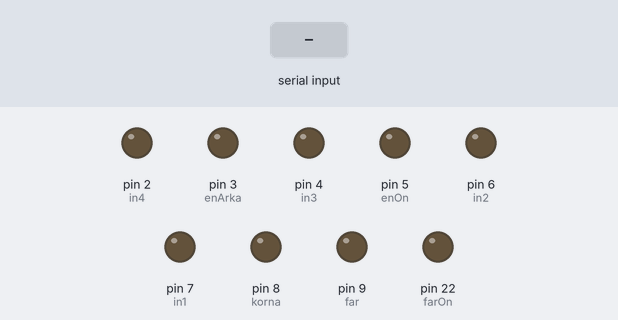
Recording of a sketch running on a simulated Arduino Mega 2560, built with avr-gcc and run on an emulated ATmega2560. On the bench: output pins drawn as LEDs (lit = HIGH). The test bench sets the inputs (shaded band). What the sketch prints to the serial monitor is not drawn.

Above: at 1.2 s.
1.3 s: "f" received over the second serial link
At 2.1 s:
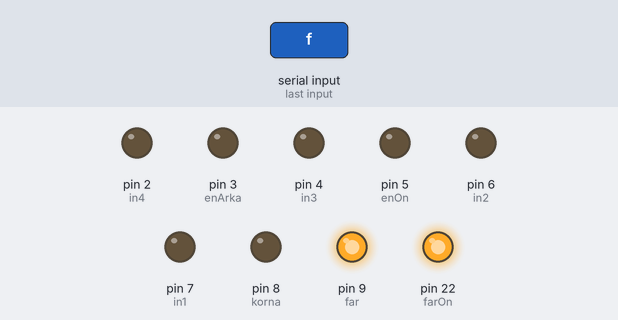
2.8 s: "h" received over the second serial link
At 3.3 s:
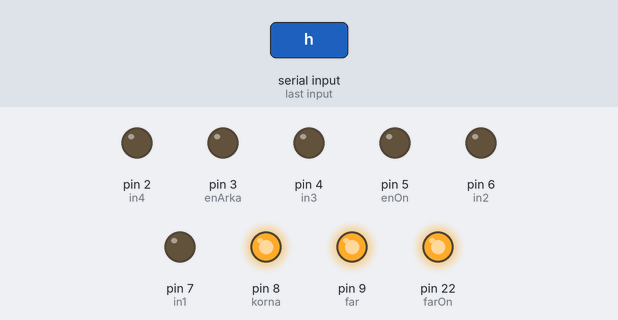
4.3 s: "g" received over the second serial link
At 5.5 s:
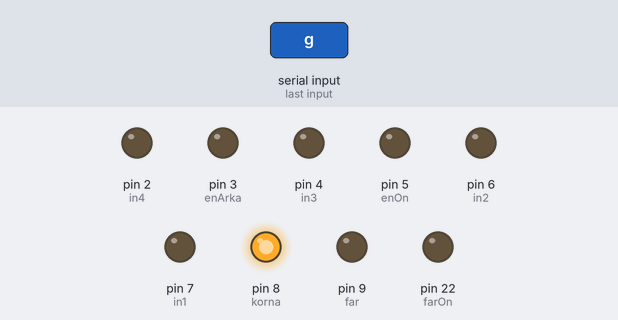
5.8 s: "9" received over the second serial link
At 6.8 s:
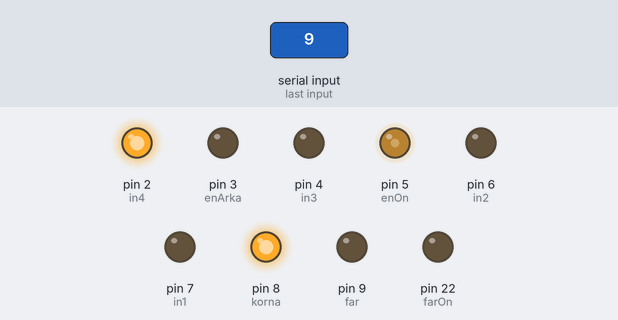
7.3 s: "j" received over the second serial link
At 8.5 s:
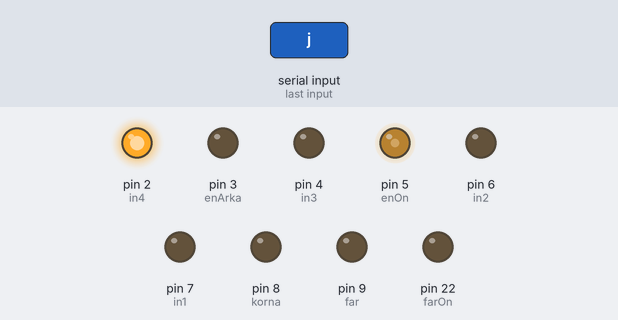
8.8 s: "w" received over the second serial link
At 9.7 s:
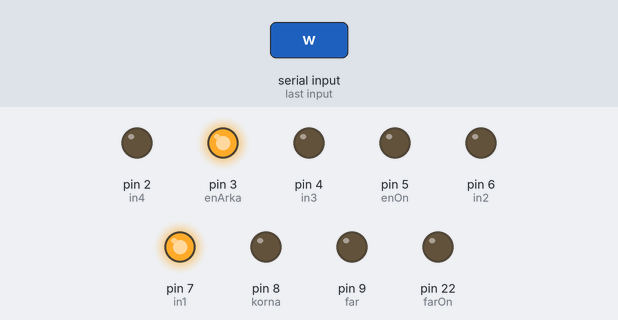
Timing chart, 0 to 11.3 s (numbered marks = the images above; inputs shaded):
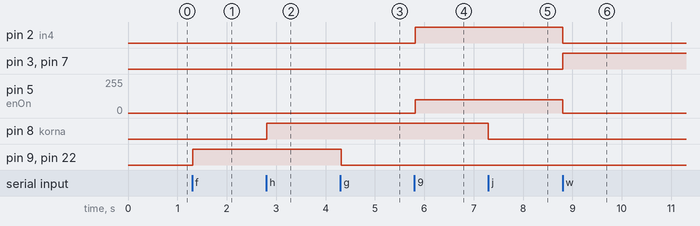

The sketch:

araba.ino
```cpp
#include <SoftwareSerial.h>

const int in1 = 7;
const int in2 = 6;
const int enArka = 3;

const int in3 = 4;
const int in4 = 2;
const int enOn = 5;


const int far = 9;
const int farOn = 22;
const int korna = 8;
int btRx = 11;
int btTx = 12;
SoftwareSerial bt(btRx,btTx);

char okunan;

void setup() {
  // put your setup code here, to run once:
  pinMode(in1,OUTPUT);
  pinMode(in2,OUTPUT);

  pinMode(enArka,OUTPUT);

  pinMode(in3,OUTPUT);
  pinMode(in4,OUTPUT);

  pinMode(enOn,OUTPUT);

  pinMode(korna,OUTPUT);
  pinMode(far,OUTPUT);

  pinMode(farOn,OUTPUT);

  Serial.begin(9600);
  Serial.setTimeout(5);

  bt.begin(9600);
  bt.setTimeout(5);

}

void loop() {
  // put your main code here, to run repeatedly:

if(bt.available() > 0)
  {
    okunan = bt.read();

     if(okunan == 'f')
     {
        digitalWrite(far,HIGH);
        digitalWrite(farOn,HIGH);
     }
     else if(okunan == 'g')
     {
        digitalWrite(far,LOW);
        digitalWrite(farOn,LOW);
     }

     if(okunan == 'h')
     {
        digitalWrite(korna,HIGH);
     }
     else if(okunan == 'j')
     {
        digitalWrite(korna,LOW);
     }

     if(okunan == '9' )
      {
        //sağa
        digitalWrite(in3,LOW);
        digitalWrite(in4,HIGH);
        analogWrite(enOn,100);

        //ileri geri yok
        digitalWrite(in1,LOW);
        digitalWrite(in2,LOW);
        analogWrite(enArka,0);
      }
      else if( okunan == '8')
      {
        //dur
       digitalWrite(in3,LOW);
       digitalWrite(in4,LOW);
       analogWrite(enOn,0);

       digitalWrite(in1,LOW);
       digitalWrite(in2,LOW);
       analogWrite(enArka,0);
      }

      else if( okunan == '7')
      {
        //sola
        digitalWrite(in3,HIGH);
        digitalWrite(in4,LOW);
        analogWrite(enOn,100);
        //ileri geri yok
        digitalWrite(in1,LOW);
        digitalWrite(in2,LOW);
        analogWrite(enArka,0);
      }

      ///////////////////////               İLERİ                  /////////////////////////
      //Hızlı
      else if( okunan == 'w')
      {
        //ileri
       digitalWrite(in1,HIGH);
       digitalWrite(in2,LOW);
       analogWrite(enArka,255);
        //düz
       digitalWrite(in3,HIGH);
       digitalWrite(in4,HIGH);
       digitalWrite(in3,LOW);
       digitalWrite(in4,LOW);
       analogWrite(enOn,0);
      }
      //Normal
      else if( okunan == 'n')
      {
        //ileri
       digitalWrite(in1,HIGH);
       digitalWrite(in2,LOW);
       analogWrite(enArka,150);
        //düz
       digitalWrite(in3,HIGH);
       digitalWrite(in4,HIGH);
       digitalWrite(in3,LOW);
       digitalWrite(in4,LOW);
       analogWrite(enOn,0);
      }

      //Yavaş
      else if( okunan == 'b')
      {
        //ileri
       digitalWrite(in1,HIGH);
       digitalWrite(in2,LOW);
       analogWrite(enArka,100);
        //düz
       digitalWrite(in3,HIGH);
       digitalWrite(in4,HIGH);
       digitalWrite(in3,LOW);
       digitalWrite(in4,LOW);
       analogWrite(enOn,0);
      }
      ///////////////////////               İLERİ SON             /////////////////////////

      ///////////////////////               GERİ                  /////////////////////////
      //Hızlı
      else if(okunan == 's')
      {
        //geri
       digitalWrite(in1,LOW);
       digitalWrite(in2,HIGH);
       analogWrite(enArka,255);

       //düz
       digitalWrite(in3,HIGH);
       digitalWrite(in4,HIGH);
       digitalWrite(in3,LOW);
       digitalWrite(in4,LOW);
       analogWrite(enOn,0);
      }
      //Normal
      else if(okunan == 'p')
      {
        //geri
       digitalWrite(in1,LOW);
       digitalWrite(in2,HIGH);
       analogWrite(enArka,150);

       //düz
       digitalWrite(in3,HIGH);
       digitalWrite(in4,HIGH);
       digitalWrite(in3,LOW);
       digitalWrite(in4,LOW);
       analogWrite(enOn,0);
      }
      //Yavaş
      else if(okunan == 'm')
      {
        //geri
       digitalWrite(in1,LOW);
       digitalWrite(in2,HIGH);
       analogWrite(enArka,100);

       //düz
       digitalWrite(in3,HIGH);
       digitalWrite(in4,HIGH);
       digitalWrite(in3,LOW);
       digitalWrite(in4,LOW);
       analogWrite(enOn,0);
      }

      ///////////////////////               GERİ SON              /////////////////////////

      ///////////////////////               İLERİ SAĞA            /////////////////////////
      //Hızlı
      else if( okunan == 'e')
      {
        //ileri sağa

       //ileri
       digitalWrite(in1,HIGH);
       digitalWrite(in2,LOW);
       analogWrite(enArka,255);

       //sağa
       digitalWrite(in3,LOW);
       digitalWrite(in4,HIGH);
       analogWrite(enOn,100);
      }
      //Normal
      else if( okunan == 'x')
      {
        //ileri sağa

       //ileri
       digitalWrite(in1,HIGH);
       digitalWrite(in2,LOW);
       analogWrite(enArka,150);

       //sağa
       digitalWrite(in3,LOW);
       digitalWrite(in4,HIGH);
       analogWrite(enOn,100);
      }
      //Yavaş
      else if( okunan == 'z')
      {
        //ileri sağa

       //ileri
       digitalWrite(in1,HIGH);
       digitalWrite(in2,LOW);
       analogWrite(enArka,100);

       //sağa
       digitalWrite(in3,LOW);
       digitalWrite(in4,HIGH);
       analogWrite(enOn,100);
      }

      ///////////////////////               İLERİ SAĞA SON          /////////////////////////

      ///////////////////////               İLERİ SOLA SON          /////////////////////////
       //Hızlı
       else if( okunan == 'q')
      {
       //ileri sola
       //ileri
       digitalWrite(in1,HIGH);
       digitalWrite(in2,LOW);
       analogWrite(enArka,255);

       //sola
       digitalWrite(in3,HIGH);
       digitalWrite(in4,LOW);
       analogWrite(enOn,100);
      }

      //Normal
       else if( okunan == '.')
      {
       //ileri sola
       //ileri
       digitalWrite(in1,HIGH);
       digitalWrite(in2,LOW);
       analogWrite(enArka,150);

       //sola
       digitalWrite(in3,HIGH);
       digitalWrite(in4,LOW);
       analogWrite(enOn,100);
      }

      //Yavaş
       else if( okunan == 'o')
      {
       //ileri sola
       //ileri
       digitalWrite(in1,HIGH);
       digitalWrite(in2,LOW);
       analogWrite(enArka,100);

       //sola
       digitalWrite(in3,HIGH);
       digitalWrite(in4,LOW);
       analogWrite(enOn,100);
      }

      ///////////////////////               İLERİ SOLA SON          /////////////////////////

      ///////////////////////               GERİ SAĞA               /////////////////////////

      //Hızlı
      else if(okunan == 'd')
      {
        //geri sağa
       //geri
       digitalWrite(in1,LOW);
       digitalWrite(in2,HIGH);
       analogWrite(enArka,255);

       //sağa
       digitalWrite(in3,LOW);
       digitalWrite(in4,HIGH);
       analogWrite(enOn,100);
      }

      //Normal
      else if(okunan == 'v')
      {
        //geri sağa
       //geri
       digitalWrite(in1,LOW);
       digitalWrite(in2,HIGH);
       analogWrite(enArka,150);

       //sağa
       digitalWrite(in3,LOW);
       digitalWrite(in4,HIGH);
       analogWrite(enOn,100);
      }

      //Yavaş
      else if(okunan == 'c')
      {
        //geri sağa
       //geri
       digitalWrite(in1,LOW);
       digitalWrite(in2,HIGH);
       analogWrite(enArka,100);

       //sağa
       digitalWrite(in3,LOW);
       digitalWrite(in4,HIGH);
       analogWrite(enOn,100);
      }

      ///////////////////////               GERİ SAĞA SON           /////////////////////////

      ///////////////////////               GERİ SOLA               /////////////////////////

      //Hızlı
      else if(okunan == 'a')
      {
        //geri sola
       //geri
       digitalWrite(in1,LOW);
       digitalWrite(in2,HIGH);
       analogWrite(enArka,255);

       //sola
       digitalWrite(in3,HIGH);
       digitalWrite(in4,LOW);
       analogWrite(enOn,100);
      }
      //Normal
      else if(okunan == 'l')
      {
        //geri sola
       //geri
       digitalWrite(in1,LOW);
       digitalWrite(in2,HIGH);
       analogWrite(enArka,150);

       //sola
       digitalWrite(in3,HIGH);
       digitalWrite(in4,LOW);
       analogWrite(enOn,100);
      }
      //Yavaş
      else if(okunan == 'k')
      {
        //geri sola
       //geri
       digitalWrite(in1,LOW);
       digitalWrite(in2,HIGH);
       analogWrite(enArka,100);

       //sola
       digitalWrite(in3,HIGH);
       digitalWrite(in4,LOW);
       analogWrite(enOn,100);
      }

      ///////////////////////               GERİ SOLA SON           /////////////////////////

      Serial.println(okunan);

    }
    else
    {
      Serial.println("Bağlantı Yok");
    }
}
```

Measured:
- after the input at 1.3 s, pin 9 (far), pin 22 (farOn): LOW → HIGH at once
- after the input at 2.8 s, pin 8 (korna): LOW → HIGH at once
- after the input at 4.3 s, pin 9 (far), pin 22 (farOn): HIGH → LOW at once
- after the input at 5.8 s, pin 2 (in4): LOW → HIGH at once; pin 5 (enOn): 0/255 → 100/255 at once
- after the input at 7.3 s, pin 8 (korna): HIGH → LOW at once
- after the input at 8.8 s, pin 2 (in4): HIGH → LOW at once; pin 3 (enArka), pin 7 (in1): LOW → HIGH at once; pin 5 (enOn): 100/255 → 0/255 at once
